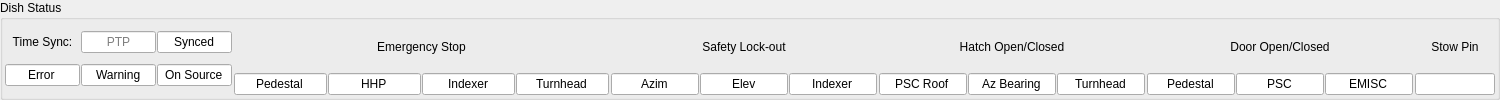
     <widget class="QGroupBox" name="groupBox_status">
      <property name="maximumSize">
       <size>
        <width>1500</width>
        <height>100</height>
       </size>
      </property>
      <property name="title">
       <string>Dish Status</string>
      </property>
      <layout class="QGridLayout" name="gridLayout">
       <property name="leftMargin">
        <number>2</number>
       </property>
       <property name="topMargin">
        <number>2</number>
       </property>
       <property name="rightMargin">
        <number>2</number>
       </property>
       <property name="bottomMargin">
        <number>2</number>
       </property>
       <property name="spacing">
        <number>2</number>
       </property>
       <item row="0" column="10">
        <widget class="QLabel" name="label_21">
         <property name="text">
          <string>Hatch Open/Closed</string>
         </property>
         <property name="alignment">
          <set>Qt::AlignmentFlag::AlignCenter</set>
         </property>
        </widget>
       </item>
       <item row="1" column="13">
        <spacer name="horizontalSpacer_23">
         <property name="orientation">
          <enum>Qt::Orientation::Horizontal</enum>
         </property>
         <property name="sizeHint" stdset="0">
          <size>
           <width>13</width>
           <height>17</height>
          </size>
         </property>
        </spacer>
       </item>
       <item row="1" column="7">
        <spacer name="horizontalSpacer_17">
         <property name="orientation">
          <enum>Qt::Orientation::Horizontal</enum>
         </property>
         <property name="sizeHint" stdset="0">
          <size>
           <width>13</width>
           <height>17</height>
          </size>
         </property>
        </spacer>
       </item>
       <item row="1" column="14">
        <widget class="QLineEdit" name="line_edit_system_6">
         <property name="sizePolicy">
          <sizepolicy hsizetype="MinimumExpanding" vsizetype="Fixed">
           <horstretch>0</horstretch>
           <verstretch>0</verstretch>
          </sizepolicy>
         </property>
         <property name="minimumSize">
          <size>
           <width>80</width>
           <height>0</height>
          </size>
         </property>
         <property name="focusPolicy">
          <enum>Qt::FocusPolicy::NoFocus</enum>
         </property>
         <property name="alignment">
          <set>Qt::AlignmentFlag::AlignCenter</set>
         </property>
         <property name="readOnly">
          <bool>true</bool>
         </property>
         <property name="placeholderText">
          <string/>
         </property>
         <property name="opcua" stdset="0">
          <string>Safety.Status.StowPinStatus</string>
         </property>
         <property name="opcua_type" stdset="0">
          <string>StowPinStatusType</string>
         </property>
        </widget>
       </item>
       <item row="0" column="11">
        <spacer name="horizontalSpacer_22">
         <property name="orientation">
          <enum>Qt::Orientation::Horizontal</enum>
         </property>
         <property name="sizeHint" stdset="0">
          <size>
           <width>13</width>
           <height>18</height>
          </size>
         </property>
        </spacer>
       </item>
       <item row="0" column="13">
        <spacer name="horizontalSpacer_24">
         <property name="orientation">
          <enum>Qt::Orientation::Horizontal</enum>
         </property>
         <property name="sizeHint" stdset="0">
          <size>
           <width>13</width>
           <height>18</height>
          </size>
         </property>
        </spacer>
       </item>
       <item row="1" column="8">
        <layout class="QHBoxLayout" name="horizontalLayout_2">
         <property name="spacing">
          <number>1</number>
         </property>
         <property name="sizeConstraint">
          <enum>QLayout::SizeConstraint::SetDefaultConstraint</enum>
         </property>
         <item>
          <widget class="QLineEdit" name="line_edit_system_3">
           <property name="minimumSize">
            <size>
             <width>55</width>
             <height>0</height>
            </size>
           </property>
           <property name="focusPolicy">
            <enum>Qt::FocusPolicy::NoFocus</enum>
           </property>
           <property name="text">
            <string>Azim</string>
           </property>
           <property name="alignment">
            <set>Qt::AlignmentFlag::AlignCenter</set>
           </property>
           <property name="readOnly">
            <bool>true</bool>
           </property>
           <property name="opcua" stdset="0">
            <string>Safety.Status.STO_Az</string>
           </property>
           <property name="opcua_type" stdset="0">
            <string>Boolean</string>
           </property>
           <property name="led_colour" stdset="0">
            <string>red</string>
           </property>
          </widget>
         </item>
         <item>
          <widget class="QLineEdit" name="line_edit_system_10">
           <property name="minimumSize">
            <size>
             <width>55</width>
             <height>0</height>
            </size>
           </property>
           <property name="focusPolicy">
            <enum>Qt::FocusPolicy::NoFocus</enum>
           </property>
           <property name="text">
            <string>Elev</string>
           </property>
           <property name="alignment">
            <set>Qt::AlignmentFlag::AlignCenter</set>
           </property>
           <property name="readOnly">
            <bool>true</bool>
           </property>
           <property name="opcua" stdset="0">
            <string>Safety.Status.STO_El</string>
           </property>
           <property name="opcua_type" stdset="0">
            <string>Boolean</string>
           </property>
           <property name="led_colour" stdset="0">
            <string>red</string>
           </property>
          </widget>
         </item>
         <item>
          <widget class="QLineEdit" name="line_edit_system_11">
           <property name="minimumSize">
            <size>
             <width>55</width>
             <height>0</height>
            </size>
           </property>
           <property name="focusPolicy">
            <enum>Qt::FocusPolicy::NoFocus</enum>
           </property>
           <property name="text">
            <string>Indexer</string>
           </property>
           <property name="alignment">
            <set>Qt::AlignmentFlag::AlignCenter</set>
           </property>
           <property name="readOnly">
            <bool>true</bool>
           </property>
           <property name="opcua" stdset="0">
            <string>Safety.Status.STO_Fi</string>
           </property>
           <property name="opcua_type" stdset="0">
            <string>Boolean</string>
           </property>
           <property name="led_colour" stdset="0">
            <string>red</string>
           </property>
          </widget>
         </item>
        </layout>
       </item>
       <item row="0" column="0">
        <spacer name="horizontalSpacer_10">
         <property name="orientation">
          <enum>Qt::Orientation::Horizontal</enum>
         </property>
         <property name="sizeHint" stdset="0">
          <size>
           <width>40</width>
           <height>20</height>
          </size>
         </property>
        </spacer>
       </item>
       <item row="1" column="0">
        <spacer name="horizontalSpacer_11">
         <property name="orientation">
          <enum>Qt::Orientation::Horizontal</enum>
         </property>
         <property name="sizeHint" stdset="0">
          <size>
           <width>40</width>
           <height>20</height>
          </size>
         </property>
        </spacer>
       </item>
       <item row="1" column="12">
        <layout class="QHBoxLayout" name="horizontalLayout_5">
         <property name="spacing">
          <number>1</number>
         </property>
         <property name="sizeConstraint">
          <enum>QLayout::SizeConstraint::SetDefaultConstraint</enum>
         </property>
         <item>
          <widget class="QLineEdit" name="line_edit_system_5">
           <property name="minimumSize">
            <size>
             <width>70</width>
             <height>0</height>
            </size>
           </property>
           <property name="focusPolicy">
            <enum>Qt::FocusPolicy::NoFocus</enum>
           </property>
           <property name="text">
            <string>Pedestal</string>
           </property>
           <property name="alignment">
            <set>Qt::AlignmentFlag::AlignCenter</set>
           </property>
           <property name="readOnly">
            <bool>true</bool>
           </property>
           <property name="opcua" stdset="0">
            <string>Management.WarningStatus.waDoorPED</string>
           </property>
           <property name="opcua_type" stdset="0">
            <string>Boolean</string>
           </property>
           <property name="led_colour" stdset="0">
            <string>orange</string>
           </property>
          </widget>
         </item>
         <item>
          <widget class="QLineEdit" name="line_edit_system_14">
           <property name="minimumSize">
            <size>
             <width>60</width>
             <height>0</height>
            </size>
           </property>
           <property name="focusPolicy">
            <enum>Qt::FocusPolicy::NoFocus</enum>
           </property>
           <property name="text">
            <string>PSC</string>
           </property>
           <property name="alignment">
            <set>Qt::AlignmentFlag::AlignCenter</set>
           </property>
           <property name="readOnly">
            <bool>true</bool>
           </property>
           <property name="opcua" stdset="0">
            <string>Management.WarningStatus.waDoorPSC</string>
           </property>
           <property name="opcua_type" stdset="0">
            <string>Boolean</string>
           </property>
           <property name="led_colour" stdset="0">
            <string>orange</string>
           </property>
          </widget>
         </item>
         <item>
          <widget class="QLineEdit" name="line_edit_system_15">
           <property name="minimumSize">
            <size>
             <width>60</width>
             <height>0</height>
            </size>
           </property>
           <property name="focusPolicy">
            <enum>Qt::FocusPolicy::NoFocus</enum>
           </property>
           <property name="text">
            <string>EMISC</string>
           </property>
           <property name="alignment">
            <set>Qt::AlignmentFlag::AlignCenter</set>
           </property>
           <property name="readOnly">
            <bool>true</bool>
           </property>
           <property name="opcua" stdset="0">
            <string>Management.WarningStatus.waDoorEMISC</string>
           </property>
           <property name="opcua_type" stdset="0">
            <string>Boolean</string>
           </property>
           <property name="led_colour" stdset="0">
            <string>orange</string>
           </property>
          </widget>
         </item>
        </layout>
       </item>
       <item row="1" column="9">
        <spacer name="horizontalSpacer_19">
         <property name="orientation">
          <enum>Qt::Orientation::Horizontal</enum>
         </property>
         <property name="sizeHint" stdset="0">
          <size>
           <width>13</width>
           <height>17</height>
          </size>
         </property>
        </spacer>
       </item>
       <item row="0" column="9">
        <spacer name="horizontalSpacer_20">
         <property name="orientation">
          <enum>Qt::Orientation::Horizontal</enum>
         </property>
         <property name="sizeHint" stdset="0">
          <size>
           <width>13</width>
           <height>18</height>
          </size>
         </property>
        </spacer>
       </item>
       <item row="1" column="15">
        <spacer name="horizontalSpacer">
         <property name="orientation">
          <enum>Qt::Orientation::Horizontal</enum>
         </property>
         <property name="sizeHint" stdset="0">
          <size>
           <width>20</width>
           <height>20</height>
          </size>
         </property>
        </spacer>
       </item>
       <item row="0" column="7">
        <spacer name="horizontalSpacer_18">
         <property name="orientation">
          <enum>Qt::Orientation::Horizontal</enum>
         </property>
         <property name="sizeHint" stdset="0">
          <size>
           <width>13</width>
           <height>18</height>
          </size>
         </property>
        </spacer>
       </item>
       <item row="1" column="11">
        <spacer name="horizontalSpacer_21">
         <property name="orientation">
          <enum>Qt::Orientation::Horizontal</enum>
         </property>
         <property name="sizeHint" stdset="0">
          <size>
           <width>13</width>
           <height>17</height>
          </size>
         </property>
        </spacer>
       </item>
       <item row="0" column="6">
        <widget class="QLabel" name="label_19">
         <property name="text">
          <string>Emergency Stop</string>
         </property>
         <property name="alignment">
          <set>Qt::AlignmentFlag::AlignCenter</set>
         </property>
        </widget>
       </item>
       <item row="0" column="15">
        <spacer name="horizontalSpacer_6">
         <property name="orientation">
          <enum>Qt::Orientation::Horizontal</enum>
         </property>
         <property name="sizeHint" stdset="0">
          <size>
           <width>13</width>
           <height>18</height>
          </size>
         </property>
        </spacer>
       </item>
       <item row="1" column="6">
        <layout class="QHBoxLayout" name="horizontalLayout">
         <property name="spacing">
          <number>1</number>
         </property>
         <property name="sizeConstraint">
          <enum>QLayout::SizeConstraint::SetDefaultConstraint</enum>
         </property>
         <item>
          <widget class="QLineEdit" name="line_edit_system_2">
           <property name="sizePolicy">
            <sizepolicy hsizetype="Minimum" vsizetype="Fixed">
             <horstretch>0</horstretch>
             <verstretch>0</verstretch>
            </sizepolicy>
           </property>
           <property name="minimumSize">
            <size>
             <width>70</width>
             <height>0</height>
            </size>
           </property>
           <property name="focusPolicy">
            <enum>Qt::FocusPolicy::NoFocus</enum>
           </property>
           <property name="text">
            <string>Pedestal</string>
           </property>
           <property name="alignment">
            <set>Qt::AlignmentFlag::AlignCenter</set>
           </property>
           <property name="readOnly">
            <bool>true</bool>
           </property>
           <property name="opcua" stdset="0">
            <string>Safety.Status.EStopPed</string>
           </property>
           <property name="opcua_type" stdset="0">
            <string>Boolean</string>
           </property>
           <property name="led_colour" stdset="0">
            <string>red</string>
           </property>
          </widget>
         </item>
         <item>
          <widget class="QLineEdit" name="line_edit_system_7">
           <property name="sizePolicy">
            <sizepolicy hsizetype="Minimum" vsizetype="Fixed">
             <horstretch>0</horstretch>
             <verstretch>0</verstretch>
            </sizepolicy>
           </property>
           <property name="minimumSize">
            <size>
             <width>55</width>
             <height>0</height>
            </size>
           </property>
           <property name="focusPolicy">
            <enum>Qt::FocusPolicy::NoFocus</enum>
           </property>
           <property name="text">
            <string>HHP</string>
           </property>
           <property name="alignment">
            <set>Qt::AlignmentFlag::AlignCenter</set>
           </property>
           <property name="readOnly">
            <bool>true</bool>
           </property>
           <property name="opcua" stdset="0">
            <string>Safety.Status.EStopHHP</string>
           </property>
           <property name="opcua_type" stdset="0">
            <string>Boolean</string>
           </property>
           <property name="led_colour" stdset="0">
            <string>red</string>
           </property>
          </widget>
         </item>
         <item>
          <widget class="QLineEdit" name="line_edit_system_8">
           <property name="sizePolicy">
            <sizepolicy hsizetype="Minimum" vsizetype="Fixed">
             <horstretch>0</horstretch>
             <verstretch>0</verstretch>
            </sizepolicy>
           </property>
           <property name="minimumSize">
            <size>
             <width>55</width>
             <height>0</height>
            </size>
           </property>
           <property name="focusPolicy">
            <enum>Qt::FocusPolicy::NoFocus</enum>
           </property>
           <property name="text">
            <string>Indexer</string>
           </property>
           <property name="alignment">
            <set>Qt::AlignmentFlag::AlignCenter</set>
           </property>
           <property name="readOnly">
            <bool>true</bool>
           </property>
           <property name="opcua" stdset="0">
            <string>Safety.Status.EStopFi</string>
           </property>
           <property name="opcua_type" stdset="0">
            <string>Boolean</string>
           </property>
           <property name="led_colour" stdset="0">
            <string>red</string>
           </property>
          </widget>
         </item>
         <item>
          <widget class="QLineEdit" name="line_edit_system_9">
           <property name="sizePolicy">
            <sizepolicy hsizetype="Minimum" vsizetype="Fixed">
             <horstretch>0</horstretch>
             <verstretch>0</verstretch>
            </sizepolicy>
           </property>
           <property name="minimumSize">
            <size>
             <width>70</width>
             <height>0</height>
            </size>
           </property>
           <property name="focusPolicy">
            <enum>Qt::FocusPolicy::NoFocus</enum>
           </property>
           <property name="text">
            <string>Turnhead</string>
           </property>
           <property name="alignment">
            <set>Qt::AlignmentFlag::AlignCenter</set>
           </property>
           <property name="readOnly">
            <bool>true</bool>
           </property>
           <property name="opcua" stdset="0">
            <string>Safety.Status.EStopTurnhead</string>
           </property>
           <property name="opcua_type" stdset="0">
            <string>Boolean</string>
           </property>
           <property name="led_colour" stdset="0">
            <string>red</string>
           </property>
          </widget>
         </item>
        </layout>
       </item>
       <item row="1" column="10">
        <layout class="QHBoxLayout" name="horizontalLayout_4">
         <property name="spacing">
          <number>1</number>
         </property>
         <property name="sizeConstraint">
          <enum>QLayout::SizeConstraint::SetDefaultConstraint</enum>
         </property>
         <item>
          <widget class="QLineEdit" name="line_edit_system_4">
           <property name="minimumSize">
            <size>
             <width>70</width>
             <height>0</height>
            </size>
           </property>
           <property name="focusPolicy">
            <enum>Qt::FocusPolicy::NoFocus</enum>
           </property>
           <property name="text">
            <string>PSC Roof</string>
           </property>
           <property name="alignment">
            <set>Qt::AlignmentFlag::AlignCenter</set>
           </property>
           <property name="readOnly">
            <bool>true</bool>
           </property>
           <property name="opcua" stdset="0">
            <string>Management.WarningStatus.waHatchPscRoof</string>
           </property>
           <property name="opcua_type" stdset="0">
            <string>Boolean</string>
           </property>
           <property name="led_colour" stdset="0">
            <string>orange</string>
           </property>
          </widget>
         </item>
         <item>
          <widget class="QLineEdit" name="line_edit_system_12">
           <property name="minimumSize">
            <size>
             <width>75</width>
             <height>0</height>
            </size>
           </property>
           <property name="focusPolicy">
            <enum>Qt::FocusPolicy::NoFocus</enum>
           </property>
           <property name="text">
            <string>Az Bearing</string>
           </property>
           <property name="alignment">
            <set>Qt::AlignmentFlag::AlignCenter</set>
           </property>
           <property name="readOnly">
            <bool>true</bool>
           </property>
           <property name="opcua" stdset="0">
            <string>Safety.Status.HatchAzBearing</string>
           </property>
           <property name="opcua_type" stdset="0">
            <string>Boolean</string>
           </property>
           <property name="led_colour" stdset="0">
            <string>red</string>
           </property>
          </widget>
         </item>
         <item>
          <widget class="QLineEdit" name="line_edit_system_13">
           <property name="minimumSize">
            <size>
             <width>70</width>
             <height>0</height>
            </size>
           </property>
           <property name="focusPolicy">
            <enum>Qt::FocusPolicy::NoFocus</enum>
           </property>
           <property name="text">
            <string>Turnhead</string>
           </property>
           <property name="alignment">
            <set>Qt::AlignmentFlag::AlignCenter</set>
           </property>
           <property name="readOnly">
            <bool>true</bool>
           </property>
           <property name="opcua" stdset="0">
            <string>Safety.Status.HatchTurnheadRoof</string>
           </property>
           <property name="opcua_type" stdset="0">
            <string>Boolean</string>
           </property>
           <property name="led_colour" stdset="0">
            <string>red</string>
           </property>
          </widget>
         </item>
        </layout>
       </item>
       <item row="0" column="8">
        <widget class="QLabel" name="label_20">
         <property name="text">
          <string>Safety Lock-out</string>
         </property>
         <property name="alignment">
          <set>Qt::AlignmentFlag::AlignCenter</set>
         </property>
        </widget>
       </item>
       <item row="0" column="14">
        <widget class="QLabel" name="label_23">
         <property name="text">
          <string>Stow Pin</string>
         </property>
         <property name="alignment">
          <set>Qt::AlignmentFlag::AlignCenter</set>
         </property>
        </widget>
       </item>
       <item row="0" column="12">
        <widget class="QLabel" name="label_22">
         <property name="text">
          <string>Door Open/Closed</string>
         </property>
         <property name="alignment">
          <set>Qt::AlignmentFlag::AlignCenter</set>
         </property>
        </widget>
       </item>
       <item row="0" column="1" rowspan="2" colspan="4">
        <layout class="QGridLayout" name="gridLayout_31">
         <property name="sizeConstraint">
          <enum>QLayout::SizeConstraint::SetDefaultConstraint</enum>
         </property>
         <property name="horizontalSpacing">
          <number>1</number>
         </property>
         <item row="1" column="2">
          <widget class="QLineEdit" name="lineEdit_onsource">
           <property name="minimumSize">
            <size>
             <width>75</width>
             <height>0</height>
            </size>
           </property>
           <property name="focusPolicy">
            <enum>Qt::FocusPolicy::NoFocus</enum>
           </property>
           <property name="text">
            <string>On Source</string>
           </property>
           <property name="alignment">
            <set>Qt::AlignmentFlag::AlignCenter</set>
           </property>
           <property name="readOnly">
            <bool>true</bool>
           </property>
           <property name="placeholderText">
            <string/>
           </property>
           <property name="opcua" stdset="0">
            <string>Management.Status.OnSource</string>
           </property>
           <property name="opcua_type" stdset="0">
            <string>Boolean</string>
           </property>
           <property name="led_colour" stdset="0">
            <string>green</string>
           </property>
          </widget>
         </item>
         <item row="1" column="1">
          <widget class="QLineEdit" name="line_edit_warning_general">
           <property name="minimumSize">
            <size>
             <width>75</width>
             <height>0</height>
            </size>
           </property>
           <property name="focusPolicy">
            <enum>Qt::FocusPolicy::NoFocus</enum>
           </property>
           <property name="text">
            <string>Warning</string>
           </property>
           <property name="alignment">
            <set>Qt::AlignmentFlag::AlignCenter</set>
           </property>
           <property name="readOnly">
            <bool>true</bool>
           </property>
           <property name="opcua" stdset="0">
            <string/>
           </property>
           <property name="opcua_type" stdset="0">
            <string>Boolean</string>
           </property>
           <property name="led_colour" stdset="0">
            <string>orange</string>
           </property>
          </widget>
         </item>
         <item row="1" column="0">
          <widget class="QLineEdit" name="line_edit_error_general">
           <property name="minimumSize">
            <size>
             <width>75</width>
             <height>0</height>
            </size>
           </property>
           <property name="focusPolicy">
            <enum>Qt::FocusPolicy::NoFocus</enum>
           </property>
           <property name="text">
            <string>Error</string>
           </property>
           <property name="alignment">
            <set>Qt::AlignmentFlag::AlignCenter</set>
           </property>
           <property name="readOnly">
            <bool>true</bool>
           </property>
           <property name="placeholderText">
            <string/>
           </property>
           <property name="opcua" stdset="0">
            <string>Management.ErrorStatus.errGeneral</string>
           </property>
           <property name="opcua_type" stdset="0">
            <string>Boolean</string>
           </property>
           <property name="led_colour" stdset="0">
            <string>red</string>
           </property>
          </widget>
         </item>
         <item row="0" column="0">
          <widget class="QLabel" name="label_18">
           <property name="text">
            <string>Time Sync:</string>
           </property>
           <property name="alignment">
            <set>Qt::AlignmentFlag::AlignCenter</set>
           </property>
          </widget>
         </item>
         <item row="0" column="1">
          <widget class="QLineEdit" name="lineEdit_15">
           <property name="focusPolicy">
            <enum>Qt::FocusPolicy::NoFocus</enum>
           </property>
           <property name="alignment">
            <set>Qt::AlignmentFlag::AlignCenter</set>
           </property>
           <property name="readOnly">
            <bool>true</bool>
           </property>
           <property name="placeholderText">
            <string>PTP</string>
           </property>
           <property name="opcua" stdset="0">
            <string>Time_cds.Status.DscTimeSyncSource</string>
           </property>
           <property name="opcua_type" stdset="0">
            <string>DscTimeSyncSourceType</string>
           </property>
          </widget>
         </item>
         <item row="0" column="2">
          <widget class="QLineEdit" name="lineEdit_16">
           <property name="minimumSize">
            <size>
             <width>0</width>
             <height>0</height>
            </size>
           </property>
           <property name="focusPolicy">
            <enum>Qt::FocusPolicy::NoFocus</enum>
           </property>
           <property name="text">
            <string>Synced</string>
           </property>
           <property name="alignment">
            <set>Qt::AlignmentFlag::AlignCenter</set>
           </property>
           <property name="readOnly">
            <bool>true</bool>
           </property>
           <property name="placeholderText">
            <string/>
           </property>
           <property name="opcua" stdset="0">
            <string>Time_cds.Status.TimeSynced</string>
           </property>
           <property name="opcua_type" stdset="0">
            <string>Boolean</string>
           </property>
           <property name="led_colour" stdset="0">
            <string>green</string>
           </property>
          </widget>
         </item>
        </layout>
       </item>
      </layout>
     </widget>
